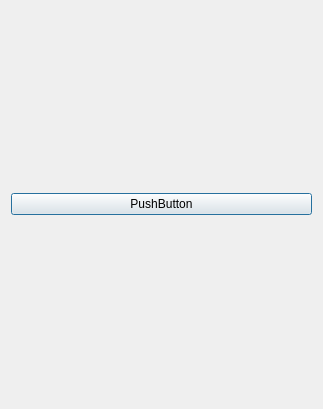
<?xml version="1.0" encoding="UTF-8"?>
<ui version="4.0">
 <class>CEffectsDlg</class>
 <widget class="QDialog" name="CEffectsDlg">
  <property name="geometry">
   <rect>
    <x>0</x>
    <y>0</y>
    <width>323</width>
    <height>409</height>
   </rect>
  </property>
  <property name="windowTitle">
   <string>Effects</string>
  </property>
  <layout class="QGridLayout" name="gridLayout">
   <item row="0" column="0">
    <layout class="QVBoxLayout" name="verticalLayout"/>
   </item>
   <item row="1" column="0">
    <widget class="QPushButton" name="cleanButton">
     <property name="text">
      <string>PushButton</string>
     </property>
    </widget>
   </item>
  </layout>
 </widget>
 <resources/>
 <connections/>
</ui>
